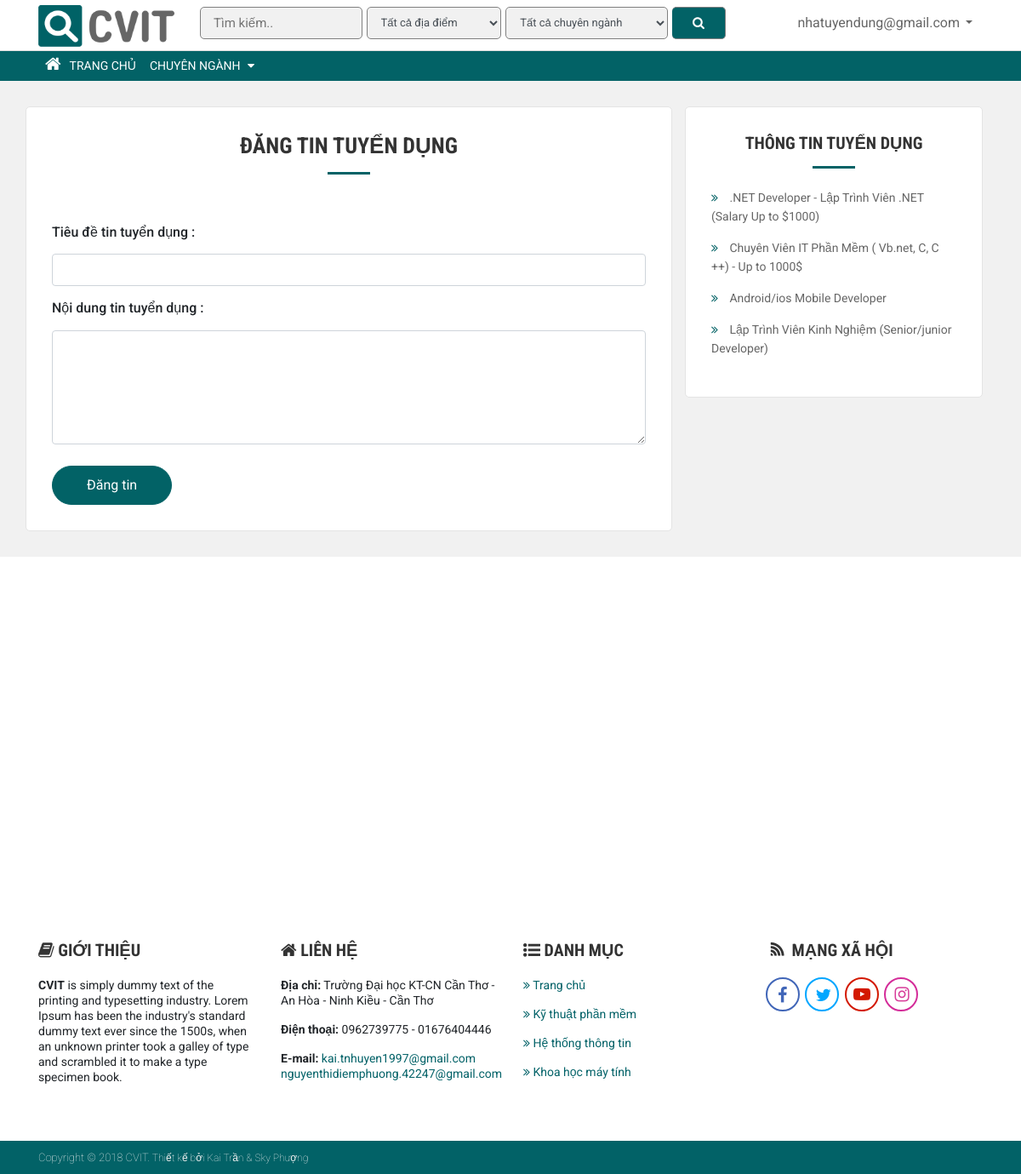
/views/dangtintuyendung.php?id_ntd=1 (signed in), run on the app's committed database.
### tables this page shows
CREATE TABLE `dang_tt` (
  `id_tt` int(11) NOT NULL,
  `tieu_de` varchar(200) NOT NULL,
  `noi_dung` varchar(1000) NOT NULL,
  `id_ntd` int(11) NOT NULL
);

### views/include/sidebar-ntd.php (the view, shortened to what this page needs)
<div class="sidebar">
	<div class="frame-out">
		<div class="col-md-12 tieude">
			<h2>Thông tin tuyển dụng</h2>
			<span class="kengang"></span>
		</div>
		<div class="col-md-12">
			<ul class="content">
				<?php
					$query = "select * from dang_tt order by id_tt DESC limit 10 ";
					$result = mysqli_query($connect,$query);
					foreach ($result as $value) {
				?>
				<li>
					<i class="fa fa-angle-double-right"></i>
					<a href="../views/tintuyendung_ntd.php?id_tt=<?php echo $value['id_tt']; ?>"><?php echo $value['tieu_de']; ?></a>
				</li>
				<?php
					}
				?>
			</ul>
		</div>
	</div>
</div>

### assets/css/style.css (style rules this page uses)
* { margin: 0; padding: 0; }
body { font-family: 'Roboto', sans-serif; position: relative; }
h1,h2,h3,h4,h5 { font-family: 'Roboto Condensed', sans-serif; font-weight: bold; color: #333; }
.tieude { text-align: center; margin-bottom: 50px; }
.tieude h2 { font-size: 26px; text-align: center; margin-bottom: 0px; }
.kengang { width: 50px; height: 3px; background-color: #026266; display: inline-block; }
.frame-out { font-size: 14px; line-height: 26px; background-color: #fff; border-radius: 5px; border: 1px solid #e4e4e4; padding: 30px 15px; }
.sidebar { padding-right: 0px; margin-bottom: 30px !important; }
.sidebar .tieude { margin-bottom: 15px; }
.sidebar h2 { font-size: 20px; text-transform: uppercase; }
.sidebar .content { list-style: none; margin-top: 15px; padding-left: 0px; }
.sidebar .content li { line-height: 22px; margin-bottom: 15px; }
.sidebar .content i { color: #026165; margin-right: 10px; }
.sidebar .content a { color: #666; }
.nam input[type="text"], { width: 90%; font-weight: bold; }

### data on the page
dang_tt: tieu_de ".NET Developer - Lập Trình Viên .NET (Salary Up to $1000)"
dang_tt: tieu_de "Chuyên Viên IT Phần Mềm ( Vb.net, C, C ++) - Up to 1000$"
dang_tt: tieu_de "Android/ios Mobile Developer"
dang_tt: tieu_de "Lập Trình Viên Kinh Nghiệm (Senior/junior Developer)"

### other printed values
$_SESSION['email'] "nhatuyendung@gmail.com"
